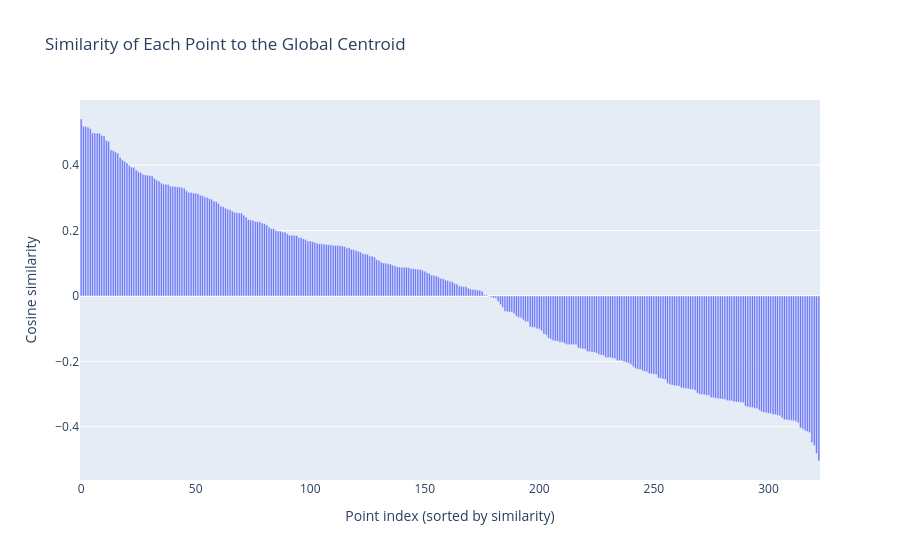

The cell this chart's notebook holds for it:
### Code cell
fig_sim_mean = plot_similarity_to_mean(sims)
fig_sim_mean.show()

### Figure 1 — Plotly figure (JSON) as saved in the notebook; plotly's stock layout.template omitted (floating-point values rounded to 4 significant figures; data arrays with more than 128 entries replaced by an {"elided": "..."} marker saying what was removed)
{"data": [{"name": "Similarity to global mean", "type": "bar", "x": {"elided": "323 int values"}, "y": {"elided": "323 float values"}}], "layout": {"title": {"text": "Similarity of Each Point to the Global Centroid"}, "xaxis": {"title": {"text": "Point index (sorted by similarity)"}}, "yaxis": {"title": {"text": "Cosine similarity"}}}}
